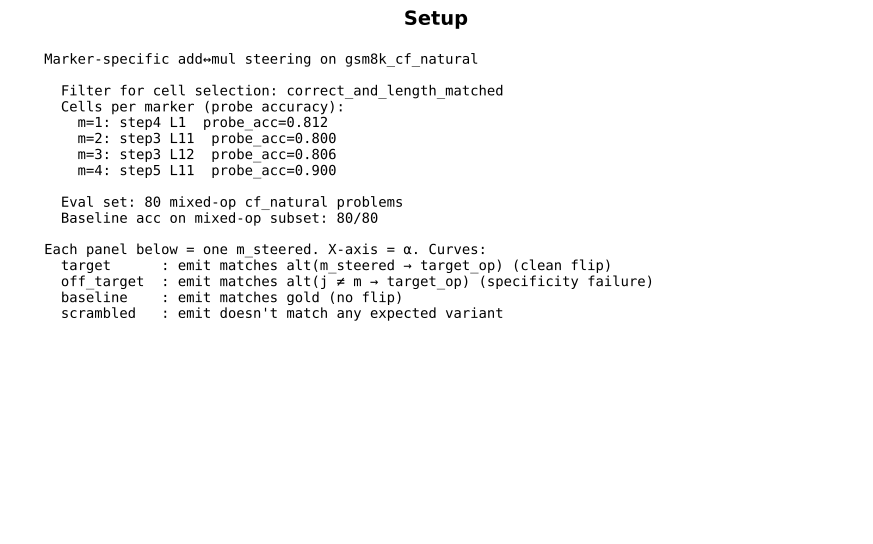

This figure's Python source:
"""Marker-specific causal add↔mul steering on gsm8k_cf_natural.

For each marker position m ∈ {1..4}:
  1. Look up that marker's "best cell" (step_m, layer_m) from the REFINED probe
     (correct + length-matched filter) in multi_op_probe_refined_gsm8k.json.
  2. Fit a 4-class LDA at (step_m, layer_m) on gsm8k_latent_acts.pt using
     marker m's first-operator labels.
  3. Extract the add→mul direction at that cell.

Then on cf_natural problems with ≥2 markers (chains where different m's can
have different operators):
  - Compute the baseline (no-steer) emitted answer per problem.
  - Compute alternative chain answers: for each (j, new_op), what the answer
    would be if ONLY the j-th marker's operator were replaced with new_op.
  - For each m_steered ∈ {1..4}: hook at cell_{m_steered}, add α·v_{m_steered}.
    Decode, parse the emitted answer, score against:
       baseline  : no flip
       target    : matches alt(m_steered → mul)
       off_target: matches alt(j → mul) for some j ≠ m_steered

The marker-specificity ratio per α:
   P(target | steered at m) − P(off_target | steered at m)

High ratio → cell_m causally controls *only* marker m. Low/zero → intervention
non-specifically scrambles the chain.

Outputs:
  steer_per_marker_natural_gsm8k.{json,pdf}
"""
from __future__ import annotations

import json, math, os, re, sys, time
from functools import reduce
from pathlib import Path

import matplotlib.pyplot as plt
import numpy as np
import torch
import transformers
from datasets import load_dataset
from matplotlib.backends.backend_pdf import PdfPages
from peft import LoraConfig, TaskType
from safetensors.torch import load_file
from sklearn.discriminant_analysis import LinearDiscriminantAnalysis
from sklearn.preprocessing import StandardScaler

REPO = Path(__file__).resolve().parents[3]
PD = Path(__file__).resolve().parent
CF_DIR = REPO.parent / "cf-datasets"
ACTS_PATH = REPO / "visualizations-all" / "gpt2" / "counterfactuals" / "gsm8k_latent_acts.pt"
REFINED_JSON = REPO / "visualizations-all" / "gpt2-gsm8k" / "operator-probe" / "multi_op_probe_refined_gsm8k.json"
CODI_COT_JSON = REPO.parent / "cf-datasets" / "gsm8k_codi_cot.json"
sys.path.insert(0, str(REPO / "codi"))

OUT_JSON = PD / "steer_per_marker_natural_gsm8k.json"
OUT_PDF = PD / "steer_per_marker_natural_gsm8k.pdf"

M_MAX = 4
OPS = ["+", "-", "*", "/"]
OP_NAMES = {"+": "Addition", "-": "Subtraction",
            "*": "Multiplication", "/": "Common-Division"}
NAME_TO_OP = {v: k for k, v in OP_NAMES.items()}


def parse_markers(s):
    s = s.replace(",", "")
    ms = re.findall(r"<<(-?\d+\.?\d*)\s*([+\-*/])\s*(-?\d+\.?\d*)\s*=\s*(-?\d+\.?\d*)>>", s)
    return [(float(a), op, float(b), float(c)) for a, op, b, c in ms]


def codi_extract(s: str):
    s = s.replace(",", "")
    nums = re.findall(r"-?\d+\.?\d*", s)
    if not nums: return None
    try: return float(nums[-1])
    except: return None


def apply_op(a, op, b):
    if op == "+": return a + b
    if op == "-": return a - b
    if op == "*": return a * b
    if op == "/":
        return a / b if b != 0 else None
    return None


def chain_answer(markers, ops_override=None):
    """Compute the left-fold chain result. If ops_override is given, replace
    each operator with the override; otherwise use the markers' original ops.
    markers: list of (a, op, b, c). For a left-fold chain, marker_k's 'a' is
    marker_{k-1}'s c (for k>0)."""
    if not markers: return None
    cur = markers[0][0]  # initial operand a_1
    for k, (a, op, b, c) in enumerate(markers):
        use_op = (ops_override[k] if ops_override else op)
        cur = apply_op(cur, use_op, b)
        if cur is None: return None
    # round to integer if very close
    if abs(cur - round(cur)) < 1e-6: cur = round(cur)
    return float(cur)


def main():
    BS = 8
    print("loading refined probe results", flush=True)
    refined = json.load(open(REFINED_JSON))
    pref_filter = "correct_and_length_matched" if "correct_and_length_matched" in refined else \
                  ("correct_only" if "correct_only" in refined else "length_matched")
    print(f"  using filter: {pref_filter}")
    cells = {}
    for m in range(1, M_MAX + 1):
        info = refined[pref_filter].get("op", {}).get(str(m))
        if info is None or info["best"] is None:
            print(f"  m={m}: no best cell in refined; falling back")
            info = refined.get("original", {}).get("op", {}).get(str(m))
        if info is None or info["best"] is None:
            print(f"  m={m}: no usable cell, skipping"); continue
        cells[m] = {"step_1idx": info["best"]["step"],
                    "layer": info["best"]["layer"],
                    "probe_acc": info["best"]["acc"]}
        print(f"  m={m}: cell = step{cells[m]['step_1idx']} L{cells[m]['layer']}  "
              f"(probe_acc={cells[m]['probe_acc']:.3f})")

    # --- Fit per-marker LDA at each cell using gsm8k_latent_acts.pt ---
    print("loading gsm8k activations + GSM8K labels", flush=True)
    acts = torch.load(ACTS_PATH, map_location="cpu", weights_only=True).float().numpy()
    ds = load_dataset("gsm8k", "main")["test"]
    markers_per_problem = [parse_markers(ex["answer"]) for ex in ds]
    N = len(markers_per_problem)

    # Try to load CODI-correct mask
    correct_mask = np.zeros(N, dtype=bool)
    try:
        cot = json.load(open(CODI_COT_JSON))
        emits = np.array([r.get("codi_pred_int", np.nan) for r in cot], dtype=float)
        golds = np.array([r.get("gold", np.nan) for r in cot], dtype=float)
        correct_mask = (~np.isnan(emits)) & (~np.isnan(golds)) & (np.abs(emits - golds) < 1e-3)
        print(f"  CODI-correct: {correct_mask.sum()}/{N}")
    except Exception as e:
        print(f"  no CODI-correct mask: {e}")

    v_per_m = {}
    for m in cells:
        s_idx = cells[m]["step_1idx"] - 1  # 0-indexed
        ly = cells[m]["layer"]
        # Filter to length-matched (chain length == m) AND CODI-correct
        len_eq_m = np.array([len(ms) == m for ms in markers_per_problem])
        idx = np.where(len_eq_m & correct_mask)[0] if correct_mask.any() else np.where(len_eq_m)[0]
        if len(idx) < 20:
            print(f"  m={m}: too few clean examples ({len(idx)}); using length-matched only")
            idx = np.where(len_eq_m)[0]
        y_names = np.array([OP_NAMES.get(markers_per_problem[i][m-1][1], "") for i in idx])
        keep = y_names != ""
        idx = idx[keep]; y_names = y_names[keep]
        if "Addition" not in y_names or "Multiplication" not in y_names:
            print(f"  m={m}: missing Add or Mul in training set; skipping"); continue
        X = acts[idx, s_idx, ly, :]
        sc = StandardScaler().fit(X)
        Xs = sc.transform(X)
        lda = LinearDiscriminantAnalysis(solver="svd").fit(Xs, y_names)
        cl = list(lda.classes_)
        add_i = cl.index("Addition"); mul_i = cl.index("Multiplication")
        v_std = lda.means_[mul_i] - lda.means_[add_i]
        v_orig = sc.scale_ * v_std
        v_unit = v_orig / max(np.linalg.norm(v_orig), 1e-9)
        v_per_m[m] = v_unit
        print(f"  m={m}: LDA at step{cells[m]['step_1idx']} L{ly} fit on N={len(idx)} "
              f"(classes: {dict(zip(*np.unique(y_names, return_counts=True)))})")

    # --- Build cf_natural eval set ---
    rows = json.load(open(CF_DIR / "gsm8k_cf_natural.json"))
    print(f"cf_natural N={len(rows)}")
    eval_data = []
    for r in rows:
        ms_tr = parse_markers(r["answer_trace"])
        if not (2 <= len(ms_tr) <= 4): continue
        n_distinct = len(set(op for _, op, _, _ in ms_tr))
        if n_distinct < 2: continue   # need mixed ops to detect specificity
        base_ans = chain_answer(ms_tr)
        if base_ans is None or abs(base_ans - float(r["answer"])) > 1e-3: continue
        # Per-(j, new_op) alternative answers (only flip the j-th marker)
        alt = {}
        K = len(ms_tr)
        orig_ops = [op for _, op, _, _ in ms_tr]
        for j in range(K):
            for new_op in OPS:
                if new_op == orig_ops[j]: continue
                ovr = list(orig_ops); ovr[j] = new_op
                v = chain_answer(ms_tr, ovr)
                if v is None: continue
                alt[(j + 1, new_op)] = v
        eval_data.append({
            "q": r["question_concat"].strip().replace("  ", " "),
            "operands": r["operands"], "K": K,
            "orig_ops": orig_ops, "gold": float(r["answer"]),
            "alt": alt,
        })
    # cap
    eval_data = eval_data[:80]
    print(f"  usable mixed-op problems: {len(eval_data)} (capped)")

    # --- Load CODI ---
    ckpt = os.path.expanduser("~/codi_ckpt/CODI-gpt2")
    print(f"loading CODI from {ckpt}", flush=True)
    _orig = transformers.AutoTokenizer.from_pretrained
    transformers.AutoTokenizer.from_pretrained = (
        lambda *a, **k: _orig(*a, **{**k, "use_fast": True})
    )
    from src.model import CODI, ModelArguments, TrainingArguments
    lora_cfg = LoraConfig(task_type=TaskType.CAUSAL_LM, inference_mode=False,
                          r=128, lora_alpha=32, lora_dropout=0.1,
                          target_modules=["c_attn", "c_proj", "c_fc"],
                          init_lora_weights=True)
    margs = ModelArguments(model_name_or_path="gpt2", full_precision=True,
                           train=False, lora_init=True, ckpt_dir=ckpt)
    targs = TrainingArguments(output_dir="/tmp/_steerpm", bf16=True,
                              use_lora=True, use_prj=True, prj_dim=768,
                              prj_no_ln=False, prj_dropout=0.0,
                              num_latent=6, inf_latent_iterations=6,
                              remove_eos=True, greedy=True,
                              model_max_length=512, seed=11)
    model = CODI(margs, targs, lora_cfg)
    sd_safe = Path(ckpt) / "model.safetensors"
    sd_bin = Path(ckpt) / "pytorch_model.bin"
    sd = load_file(str(sd_safe)) if sd_safe.exists() else torch.load(str(sd_bin), map_location="cpu")
    model.load_state_dict(sd, strict=False); model.codi.tie_weights()
    tok = transformers.AutoTokenizer.from_pretrained("gpt2", model_max_length=512,
                                                     padding_side="left", use_fast=True)
    if tok.pad_token_id is None:
        tok.add_special_tokens({"pad_token": "[PAD]"})
        tok.pad_token_id = model.pad_token_id or tok.convert_tokens_to_ids("[PAD]")
    model = model.to("cuda").to(torch.bfloat16); model.eval()
    embed_fn = model.get_embd(model.codi, model.model_name)
    eos_id = tok.eos_token_id
    transformer = (model.codi.transformer if hasattr(model.codi, "transformer")
                   else model.codi.base_model.model.transformer)

    HOOK = {"active": False, "latent_step": -1, "target_step": -1,
            "target_layer": -1, "alpha": 0.0, "vec": None}

    def make_hook(block_idx):
        def fn(module, inputs, output):
            if not HOOK["active"]: return output
            if block_idx != HOOK["target_layer"]: return output
            if HOOK["latent_step"] != HOOK["target_step"]: return output
            h = output[0] if isinstance(output, tuple) else output
            v = HOOK["vec"].to(h.device, dtype=h.dtype)
            h = h.clone()
            h[:, -1, :] = h[:, -1, :] + HOOK["alpha"] * v
            return (h,) + output[1:] if isinstance(output, tuple) else h
        return fn

    handles = [blk.register_forward_hook(make_hook(i)) for i, blk in enumerate(transformer.h)]

    @torch.no_grad()
    def run_batch(qs, *, target_step, target_layer, alpha, vec, max_new=128):
        B = len(qs)
        HOOK["target_step"] = target_step; HOOK["target_layer"] = target_layer
        HOOK["alpha"] = float(alpha); HOOK["vec"] = vec
        HOOK["active"] = True; HOOK["latent_step"] = -1
        batch = tok(qs, return_tensors="pt", padding="longest").to("cuda")
        bot = torch.full((B, 1), model.bot_id, dtype=torch.long, device="cuda")
        input_ids = torch.cat([batch["input_ids"], bot], dim=1)
        attn = torch.cat([batch["attention_mask"], torch.ones_like(bot)], dim=1)
        out = model.codi(input_ids=input_ids, attention_mask=attn,
                         use_cache=True, output_hidden_states=True)
        past = out.past_key_values
        latent = out.hidden_states[-1][:, -1, :].unsqueeze(1)
        if targs.use_prj: latent = model.prj(latent)
        for s in range(targs.inf_latent_iterations):
            HOOK["latent_step"] = s
            attn = torch.cat([attn, torch.ones((B, 1), dtype=attn.dtype, device="cuda")], dim=1)
            out = model.codi(inputs_embeds=latent, attention_mask=attn,
                             use_cache=True, output_hidden_states=True,
                             past_key_values=past)
            past = out.past_key_values
            latent = out.hidden_states[-1][:, -1, :].unsqueeze(1)
            if targs.use_prj: latent = model.prj(latent)
        HOOK["active"] = False; HOOK["latent_step"] = -1
        eot_emb = embed_fn(torch.tensor([model.eot_id], dtype=torch.long, device="cuda"))
        output = eot_emb.unsqueeze(0).expand(B, -1, -1)
        attn = torch.cat([attn, torch.ones((B, 1), dtype=attn.dtype, device="cuda")], dim=1)
        tokens = [[] for _ in range(B)]; done = [False] * B
        for _ in range(max_new):
            sout = model.codi(inputs_embeds=output, attention_mask=attn,
                              use_cache=True, past_key_values=past)
            past = sout.past_key_values
            logits = sout.logits[:, -1, :model.codi.config.vocab_size - 1]
            next_ids = torch.argmax(logits, dim=-1)
            for b in range(B):
                if not done[b]:
                    tokens[b].append(int(next_ids[b].item()))
                    if int(next_ids[b].item()) == eos_id: done[b] = True
            if all(done): break
            attn = torch.cat([attn, torch.ones((B, 1), dtype=attn.dtype, device="cuda")], dim=1)
            output = embed_fn(next_ids).unsqueeze(1)
        return [tok.decode(t, skip_special_tokens=True) for t in tokens]

    # Score a batch against (target_m, target_op) flip
    def classify(emit_val, ex_d, m_steered, target_op):
        if emit_val is None: return "unparsed"
        if abs(emit_val - ex_d["gold"]) < 1e-3: return "baseline"
        # check if matches alt[m_steered → target_op]
        v_target = ex_d["alt"].get((m_steered, target_op))
        if v_target is not None and abs(emit_val - v_target) < 1e-3:
            return "target"
        # off-target: any OTHER j → target_op matches
        for (j, op), v in ex_d["alt"].items():
            if op == target_op and j != m_steered and abs(emit_val - v) < 1e-3:
                return "off_target"
        # any-other-flip: matches some (j, op) but not exactly (m_steered, target_op)
        for (j, op), v in ex_d["alt"].items():
            if abs(emit_val - v) < 1e-3:
                return "other_alt"
        return "scrambled"

    # --- Sweep ---
    qs = [d["q"] for d in eval_data]
    alphas = [-80, -40, -20, -10, 0, 10, 20, 40, 80]

    results = {
        "cells": cells, "filter": pref_filter,
        "n_problems": len(eval_data), "alphas": alphas,
        "per_m": {},   # results per m_steered
    }

    t0 = time.time()
    # Run baseline once (α=0): no actual hook effect; record emitted answers
    HOOK_DUMMY_V = torch.zeros(768, dtype=torch.float32)
    print("\n=== baseline (α=0) ===", flush=True)
    base_strs = []
    for s in range(0, len(qs), BS):
        base_strs += run_batch(qs[s:s+BS], target_step=-99, target_layer=-99,
                                alpha=0.0, vec=HOOK_DUMMY_V)
    base_vals = [codi_extract(s) for s in base_strs]
    n_emit = sum(1 for v in base_vals if v is not None)
    n_match_gold = sum(1 for v, d in zip(base_vals, eval_data)
                       if v is not None and abs(v - d["gold"]) < 1e-3)
    print(f"  baseline acc: {n_match_gold}/{len(eval_data)} matched gold, "
          f"{n_emit}/{len(eval_data)} parseable")
    results["baseline"] = {
        "n_match_gold": n_match_gold, "n_emit": n_emit, "n": len(eval_data),
        "emits": base_strs[:10],   # sample
    }

    for m_steered in cells:
        if m_steered not in v_per_m:
            print(f"\n=== m={m_steered}: no LDA direction; skipping ==="); continue
        target_step = cells[m_steered]["step_1idx"] - 1
        target_layer = cells[m_steered]["layer"]
        v_torch = torch.tensor(v_per_m[m_steered], dtype=torch.float32)
        results["per_m"][m_steered] = {}
        for alpha in alphas:
            sign_dir = "add→mul" if alpha > 0 else ("mul→add" if alpha < 0 else "baseline")
            print(f"\n=== m={m_steered} (cell step{target_step+1} L{target_layer}), "
                  f"α={alpha} ({sign_dir}) ===", flush=True)
            strs = []
            for s in range(0, len(qs), BS):
                strs += run_batch(qs[s:s+BS], target_step=target_step,
                                  target_layer=target_layer,
                                  alpha=alpha, vec=v_torch)
            vals = [codi_extract(s) for s in strs]
            # Choose target_op: positive alpha means push toward mul; negative toward add.
            target_op = "*" if alpha > 0 else "+"
            counts = {"baseline": 0, "target": 0, "off_target": 0,
                      "other_alt": 0, "scrambled": 0, "unparsed": 0}
            for v, d in zip(vals, eval_data):
                counts[classify(v, d, m_steered, target_op)] += 1
            results["per_m"][m_steered][str(alpha)] = {
                "target_op": target_op, "counts": counts,
                "emits": strs[:5],
            }
            elapsed = time.time() - t0
            print(f"  target={target_op}  baseline={counts['baseline']}  "
                  f"target={counts['target']}  off_target={counts['off_target']}  "
                  f"other_alt={counts['other_alt']}  scrambled={counts['scrambled']}  "
                  f"unparsed={counts['unparsed']}  ({elapsed:.0f}s)")
            OUT_JSON.write_text(json.dumps(results, indent=2))

    print(f"\nsaved {OUT_JSON}")
    for h in handles: h.remove()

    # --- Plot ---
    with PdfPages(OUT_PDF) as pdf:
        # Title
        fig, ax = plt.subplots(figsize=(11, 6.5))
        ax.axis("off")
        body = ("Marker-specific add↔mul steering on gsm8k_cf_natural\n\n"
                f"  Filter for cell selection: {pref_filter}\n"
                f"  Cells per marker (probe accuracy):\n")
        for m, c in cells.items():
            body += f"    m={m}: step{c['step_1idx']} L{c['layer']}  probe_acc={c['probe_acc']:.3f}\n"
        body += f"\n  Eval set: {len(eval_data)} mixed-op cf_natural problems\n"
        body += f"  Baseline acc on mixed-op subset: {n_match_gold}/{len(eval_data)}\n\n"
        body += "Each panel below = one m_steered. X-axis = α. Curves:\n"
        body += "  target      : emit matches alt(m_steered → target_op) (clean flip)\n"
        body += "  off_target  : emit matches alt(j ≠ m → target_op) (specificity failure)\n"
        body += "  baseline    : emit matches gold (no flip)\n"
        body += "  scrambled   : emit doesn't match any expected variant\n"
        ax.text(0.04, 0.96, body, va="top", ha="left", family="monospace", fontsize=10)
        ax.set_title("Setup", fontsize=14, fontweight="bold")
        pdf.savefig(fig, bbox_inches="tight"); plt.close(fig)

        # Per-m panels
        fig, axes = plt.subplots(1, len(cells), figsize=(5 * len(cells), 5))
        if len(cells) == 1: axes = [axes]
        for col, m in enumerate(cells):
            if m not in results["per_m"]: continue
            ax = axes[col]
            data = results["per_m"][m]
            a_keys = sorted(data.keys(), key=lambda x: float(x))
            a_vals = [float(a) for a in a_keys]
            n = len(eval_data)
            for key, color in [("baseline", "C0"), ("target", "C2"),
                               ("off_target", "C3"), ("scrambled", "C7")]:
                ys = [data[a]["counts"][key] / n for a in a_keys]
                ax.plot(a_vals, ys, "-o", color=color, label=key)
            ax.axvline(0, color="gray", ls="--", alpha=0.5)
            ax.set_xlabel("α"); ax.set_ylabel("fraction of N")
            ax.set_title(f"m_steered={m}  (cell step{cells[m]['step_1idx']} L{cells[m]['layer']})",
                         fontsize=10, fontweight="bold")
            ax.legend(fontsize=8, loc="best"); ax.grid(alpha=0.3)
            ax.set_ylim(0, 1.05)
        fig.suptitle("Per-marker steering: target = clean m-specific flip, "
                     "off_target = wrong-marker flip",
                     fontsize=12, fontweight="bold")
        fig.tight_layout(rect=(0, 0, 1, 0.94))
        pdf.savefig(fig, bbox_inches="tight"); plt.close(fig)

        # Specificity ratio plot: target − off_target per α per m
        fig, ax = plt.subplots(figsize=(11, 5))
        for m in cells:
            if m not in results["per_m"]: continue
            data = results["per_m"][m]
            a_keys = sorted(data.keys(), key=lambda x: float(x))
            a_vals = [float(a) for a in a_keys]
            n = len(eval_data)
            ys = [(data[a]["counts"]["target"] - data[a]["counts"]["off_target"]) / n
                  for a in a_keys]
            ax.plot(a_vals, ys, "-o", label=f"m={m}", lw=2)
        ax.axhline(0, color="black", lw=0.5)
        ax.axvline(0, color="gray", ls="--", alpha=0.5)
        ax.set_xlabel("α (positive=push toward mul, negative=push toward add)")
        ax.set_ylabel("P(target flip) − P(off-target flip)")
        ax.set_title("Marker-specificity of intervention per α",
                     fontsize=12, fontweight="bold")
        ax.legend(); ax.grid(alpha=0.3)
        fig.tight_layout()
        pdf.savefig(fig, bbox_inches="tight"); plt.close(fig)

    print(f"saved {OUT_PDF}")


if __name__ == "__main__":
    main()
